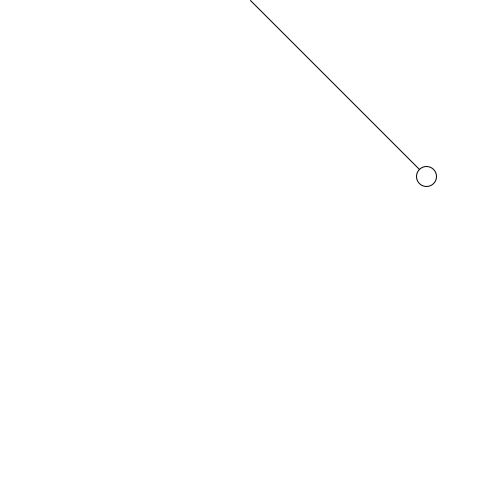
Frame 1 (no input)
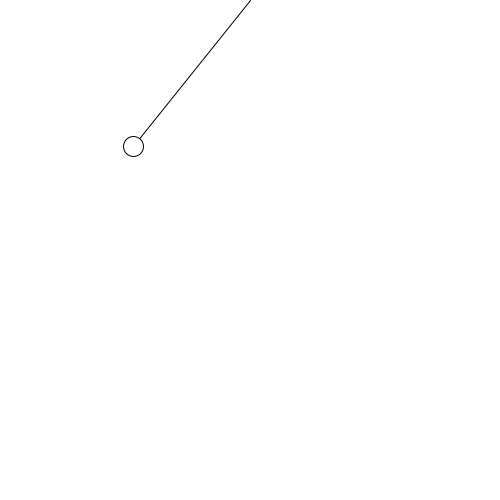
Frame 60 (the mouse pressed at the canvas centre just before this capture)
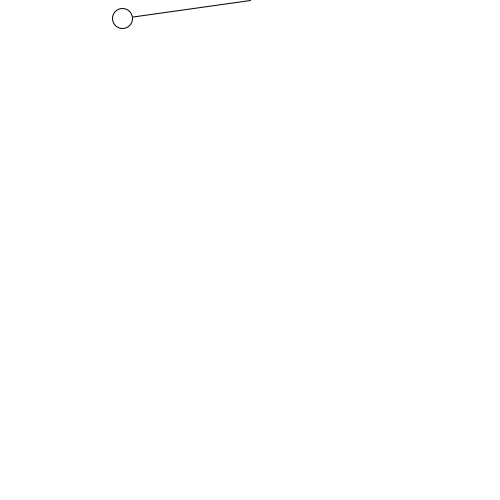
Frame 120 (the mouse held since frame 60 and released just before this capture)

The Processing sketch that drew these frames (run headless with seeded random() and noise(); from frame 60 on, the mouse is pressed at the canvas centre):

// Processing sketch: sketch_220303a
// ── sketch_220303a.pde
float R = 500/2;
float M = 10;
float g = 10;
float now = millis();
float prev = millis();
float delta = now - prev;
float theta = PI/4;
PVector blob;
float Velocity = 0;
float acc = 0;
void setup(){
  size(500, 500);
  blob = new PVector(R * cos(theta), R * sin(theta));
}
int sign(float x){
  if (x >= 0){
    return 1;
  }else{
    return -1;
  }
}

void draw(){
  background(255);
  now = millis()*0.01;
  delta = now - prev;
  translate(width/2, 0);
  float angOfR = blob.heading()+PI/2*sign(theta);
  if (blob.y > 0) {
    theta = atan(blob.x / blob.y);
  }
  PVector Restoring = new PVector(1, 1).setMag(-M*g*sin(theta)).setHeading(angOfR);
  line(0, 0, blob.x, blob.y);
  circle(blob.x, blob.y, 20);
  acc = Restoring.mag()*sign(theta);
  Velocity+=acc;
  blob.x += Velocity*cos(blob.heading()+PI/2)*delta;
  blob.y += Velocity*sin(blob.heading()+PI/2)*delta;
  prev = now;
}
